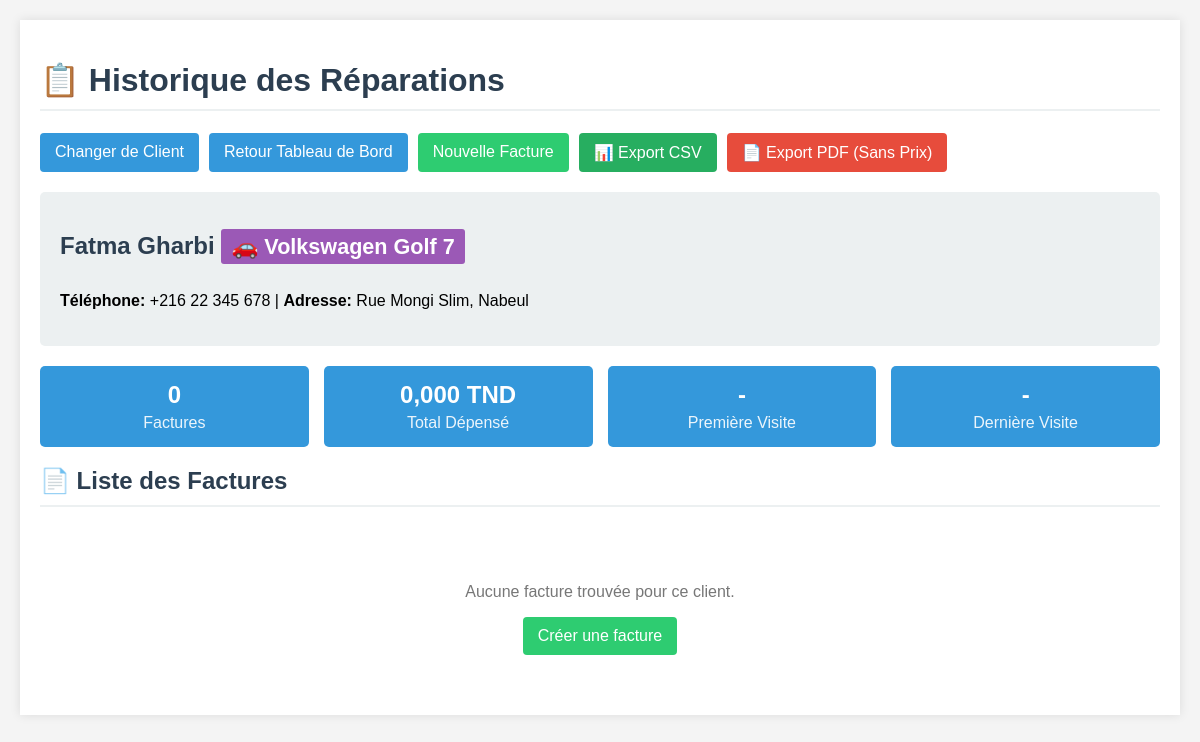
The app's page /index.php?route=client_history&client_id=4 (signed in) with its own data.
### tables this page shows
CREATE TABLE IF NOT EXISTS `clients` (
  `id` int(11) NOT NULL AUTO_INCREMENT,
  `name` varchar(100) NOT NULL,
  `car_model` varchar(100) DEFAULT NULL,
  `matricule_fiscal` varchar(50) DEFAULT NULL,
  `phone` varchar(20) DEFAULT NULL,
  `address` varchar(255) DEFAULT NULL,
  `created_at` timestamp NOT NULL DEFAULT CURRENT_TIMESTAMP,
  PRIMARY KEY (`id`),
  INDEX `idx_name` (`name`),
  INDEX `idx_car_model` (`car_model`),
  INDEX `idx_matricule_fiscal` (`matricule_fiscal`)
);

### src/controllers/InvoiceController.php (called while the page is built, shortened)
<?php
class InvoiceController {
    private $model;
    private $clientModel;
    public function __construct() {
        $this->model = new Invoice();
        $this->clientModel = new Client();
    }
    public function clientHistory() {
        $clientId = $_GET['client_id'] ?? null;
        $client = $this->clientModel->getById($clientId);
        $invoices = $this->model->getByClient($clientId);
        $stats = $this->model->getClientStats($clientId);
        include 'views/client_history.php';
    }
}

### src/models/Database.php (called while the page is built)
<?php
class Database {
    private static $instance = null;
    private $pdo;
    private function __construct() {
        try {
            $dsn = "mysql:host=" . DB_HOST . ";dbname=" . DB_NAME . ";charset=utf8mb4";
            $this->pdo = new PDO($dsn, DB_USER, DB_PASS);
            $this->pdo->setAttribute(PDO::ATTR_ERRMODE, PDO::ERRMODE_EXCEPTION);
            $this->pdo->setAttribute(PDO::ATTR_DEFAULT_FETCH_MODE, PDO::FETCH_ASSOC);
        } catch (PDOException $e) {
            die("Erreur de connexion : " . $e->getMessage());
        }
    }
    public static function getInstance() {
        if (self::$instance === null) {
            self::$instance = new self();
        }
        return self::$instance;
    }
    public function getConnection() {
        return $this->pdo;
    }
}

### src/models/Client.php (called while the page is built, shortened)
<?php
class Client {
    private $db;
    public function __construct() {
        $this->db = Database::getInstance()->getConnection();
    }
    public function getById($id) {
        $stmt = $this->db->prepare("SELECT * FROM clients WHERE id = ?");
        $stmt->execute([$id]);
        return $stmt->fetch();
    }
}

### src/models/Invoice.php (called while the page is built, shortened)
<?php
class Invoice {
    private $db;
    public function __construct() {
        $this->db = Database::getInstance()->getConnection();
    }
    public function getClientStats($clientId) {
        $stmt = $this->db->prepare("
            SELECT
                COUNT(*) as total_invoices,
                SUM(total_ttc) as total_spent,
                MIN(invoice_date) as first_visit,
                MAX(invoice_date) as last_visit
            FROM invoices
            WHERE client_id = ?
        ");
        $stmt->execute([$clientId]);
        return $stmt->fetch();
    }
}

### src/views/client_history.php (the view, shortened to what this page needs)
<!DOCTYPE html>
<html lang="fr">
<head>
</head>
<body>
    <div class="container">
        <h1>📋 Historique des Réparations</h1>
        <div class="actions">
            <a href="index.php?route=client_history" class="btn">Changer de Client</a>
            <a href="index.php?route=invoices" class="btn">Retour Tableau de Bord</a>
            <a href="index.php?route=invoices_create&client_id=<?php echo $client['id']; ?>" class="btn btn-success">Nouvelle Facture</a>
            <a href="exports/export_client_history_csv.php?client_id=<?php echo $client['id']; ?>" class="btn btn-csv">📊 Export CSV</a>
            <a href="exports/export_client_history_pdf.php?client_id=<?php echo $client['id']; ?>" target="_blank" class="btn btn-pdf">📄 Export PDF (Sans Prix)</a>
        </div>
        <div class="client-info">
            <h2>
                <?php echo htmlspecialchars($client['name']); ?>
                <?php if(!empty($client['car_model'])): ?>
                    <span class="model-badge">🚗 <?php echo htmlspecialchars($client['car_model']); ?></span>
                <?php endif; ?>
            </h2>
            <p>
                <?php if(!empty($client['phone'])): ?><strong>Téléphone:</strong> <?php echo htmlspecialchars($client['phone']); ?> |<?php endif; ?>
                <?php if(!empty($client['address'])): ?><strong>Adresse:</strong> <?php echo htmlspecialchars($client['address']); ?><?php endif; ?>
            </p>
        </div>
        <div class="stats-grid">
            <div class="stat-card">
                <h3><?php echo $stats['total_invoices'] ?? 0; ?></h3>
                <p>Factures</p>
            </div>
            <div class="stat-card">
                <h3><?php echo number_format($stats['total_spent'] ?? 0, 3, ',', ' '); ?> TND</h3>
                <p>Total Dépensé</p>
            </div>
            <div class="stat-card">
                <h3><?php echo $stats['first_visit'] ? date('d/m/Y', strtotime($stats['first_visit'])) : '-'; ?></h3>
                <p>Première Visite</p>
            </div>
            <div class="stat-card">
                <h3><?php echo $stats['last_visit'] ? date('d/m/Y', strtotime($stats['last_visit'])) : '-'; ?></h3>
                <p>Dernière Visite</p>
            </div>
        </div>
        <h2>📄 Liste des Factures</h2>
        <?php if(empty($invoices)): ?>
            <div class="no-data">
                <p>Aucune facture trouvée pour ce client.</p>
                <a href="index.php?route=invoices_create&client_id=<?php echo $client['id']; ?>" class="btn btn-success">Créer une facture</a>
            </div>
        <?php endif; ?>
    </div>
</body>
</html>

### src/views/client_history.php (style rules this page uses)
body { font-family: Arial, sans-serif; margin: 0; padding: 20px; background: #f4f4f4; }
.container { max-width: 1200px; margin: 0 auto; background: #fff; padding: 20px; box-shadow: 0 0 10px rgba(0,0,0,0.1); }
h1, h2 { color: #2c3e50; border-bottom: 2px solid #ecf0f1; padding-bottom: 10px; }
.btn { display: inline-block; padding: 10px 15px; background: #3498db; color: #fff; text-decoration: none; border-radius: 4px; }
.btn-success { background: #2ecc71; }
.btn-csv { background: #27ae60; }
.btn-pdf { background: #e74c3c; }
.client-info { background: #ecf0f1; padding: 20px; border-radius: 5px; margin-bottom: 20px; }
.stats-grid { display: grid; grid-template-columns: repeat(4, 1fr); gap: 15px; margin-bottom: 20px; }
.stat-card { background: #3498db; color: #fff; padding: 15px; border-radius: 5px; text-align: center; }
.stat-card h3 { margin: 0; font-size: 24px; }
.stat-card p { margin: 5px 0 0; opacity: 0.9; }
.actions { margin-bottom: 20px; display: flex; gap: 10px; flex-wrap: wrap; }
.no-data { text-align: center; padding: 40px; color: #777; }
.model-badge { background: #9b59b6; color: #fff; padding: 5px 10px; border-radius: 3px; font-size: 0.9em; }

### records on screen
clients: name "Fatma Gharbi", car_model "Volkswagen Golf 7", phone "+216 22 345 678", address "Rue Mongi Slim, Nabeul"

### other values on screen
$stats['total_invoices'] "0"
$stats['total_spent'] "0,000"
